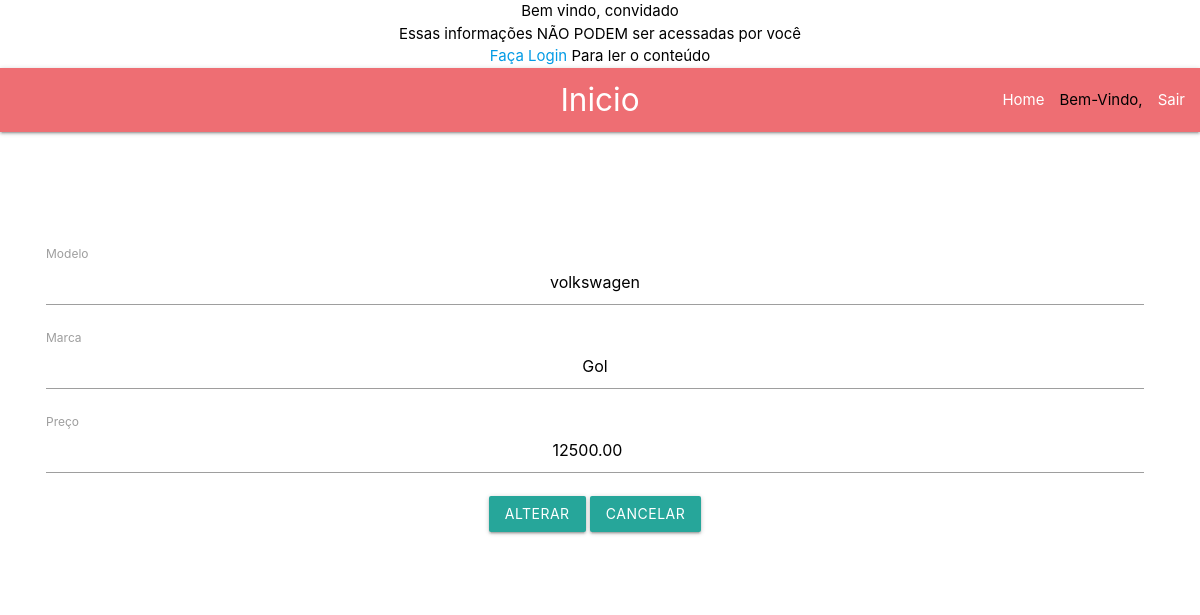
The app's page /carroalterar.php?cod=1 with its own data.
### tables this page shows
CREATE TABLE IF NOT EXISTS `carro` (
  `id` int(11) NOT NULL,
  `marca` varchar(255) NOT NULL,
  `modelo` varchar(255) NOT NULL,
  `preco` decimal(10,2) NOT NULL,
  `dt_cadastro` timestamp NOT NULL DEFAULT CURRENT_TIMESTAMP ON UPDATE CURRENT_TIMESTAMP
);

### carroalterar.php (the view, shortened to what this page needs)
<?php
    if ($_GET) {
        $id = (isset($_GET["cod"]) && $_GET["cod"] != null) ? $_GET["cod"] : "";
        include 'conexao.php';
        try {
            $stmt = $conexao->prepare("SELECT * FROM carro WHERE id = ?");
            $stmt->bindParam(1, $id);
            if ($stmt->execute()) {
                $rs = $stmt->fetch(PDO::FETCH_OBJ);
                $marca = $rs->marca;
                $modelo = $rs->modelo;
                $preco = $rs->preco;
            } else {
                throw new PDOException("Erro: Não foi possível executar a declaração sql");
            }
        } catch (PDOException $erro) {
            echo "Erro: ".$erro->getMessage();
        }
    }
?>
<?php
    $login_cookie = $_COOKIE['login'];
    if(isset($login_cookie)){
    }else{
      echo"Essas informações <font color='red'>NÃO PODEM</font> ser acessadas por você";
      echo"<br><a href='login.php'>Faça Login</a> Para ler o conteúdo";
    }
?>
<!DOCTYPE html>
<html lang="pt-br">
<head>
    <link rel="stylesheet" href="materialize/css/materialize.css">
    <link rel="stylesheet" href="https://cdnjs.cloudflare.com/ajax/libs/materialize/1.0.0/css/materialize.min.css">
</head>
<body>
<nav>
    <div class="nav-wrapper">
      <a href="index.php" class="brand-logo center">Inicio</a>
      <ul id="nav-mobile" class="right hide-on-med-and-down">
        <li><a href="index.php">Home</a></li>
        <li><?php echo"Bem-Vindo, $logado" ?></li>
        <li ><a href="logout.php">Sair</a></li>
      </ul>
    </div>
  </nav>
<br>
<br>
<br>
<br>
<br>
<div class="bc">
  <div class="row">
  <form action="carroalterar.php" method="post" class="col s12">
      <div class="row">
        <div class="input-field col s12 center">
        <input id="txtmodelo" type="text" name="txtmodelo" class="validate" required value = '<?php echo "{$modelo}";?>'>
          <label for="modelo">Modelo</label>
        </div>
        <div class="input-field col s12 center">
        <input id="txtmarca" type="text" name="txtmarca" class="validate" required value = '<?php echo "{$marca}";?>'>
          <label for="marca">Marca</label>
        </div>
        <div class="input-field col s12 center">
        <input id="txtpreco" type="number" step="0.02" name="txtpreco" class="validate" required value = '<?php echo "{$preco}";?>'>
          <label for="">Preço</label>
        </div>
      <div class="row">
                <button class="btn waves-effect waves-light" type="submit" name="action">Alterar</button>
                <a href="index.php"><button class="btn waves-effect waves-light" type="button" name="action">Cancelar</button></a>
            </div>
            </form>
  </div>
</body>
</html>

### carroalterar.php (style rules this page uses)
* { color:white; text-align: center; color: black; }
.bc { margin-left: 35px; margin-right: 45px; }

### records on screen
carro: txtmodelo "volkswagen", txtmarca "Gol", txtpreco "12500.00"
